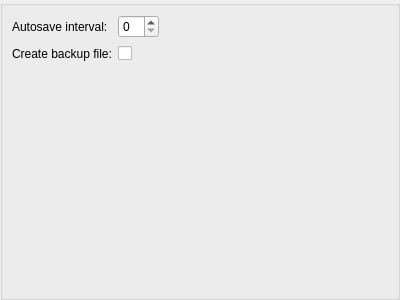
<?xml version="1.0" encoding="UTF-8"?>
<ui version="4.0">
 <class>KoConfigDocumentPage</class>
 <widget class="QWidget" name="KoConfigDocumentPage">
  <property name="geometry">
   <rect>
    <x>0</x>
    <y>0</y>
    <width>400</width>
    <height>300</height>
   </rect>
  </property>
  <property name="windowTitle">
   <string/>
  </property>
  <layout class="QVBoxLayout" name="verticalLayout">
   <property name="leftMargin">
    <number>0</number>
   </property>
   <property name="topMargin">
    <number>0</number>
   </property>
   <property name="rightMargin">
    <number>0</number>
   </property>
   <property name="bottomMargin">
    <number>0</number>
   </property>
   <item>
    <widget class="QGroupBox" name="groupBox">
     <property name="title">
      <string/>
     </property>
     <layout class="QGridLayout" name="gridLayout">
      <item row="1" column="1">
       <widget class="QCheckBox" name="kcfg_CreateBackupFile">
        <property name="text">
         <string/>
        </property>
       </widget>
      </item>
      <item row="0" column="0">
       <widget class="QLabel" name="label">
        <property name="text">
         <string>Autosave interval:</string>
        </property>
       </widget>
      </item>
      <item row="1" column="0">
       <widget class="QLabel" name="label_2">
        <property name="text">
         <string>Create backup file:</string>
        </property>
       </widget>
      </item>
      <item row="0" column="1">
       <widget class="QSpinBox" name="kcfg_AutoSave">
        <property name="specialValueText">
         <string/>
        </property>
        <property name="suffix">
         <string/>
        </property>
        <property name="maximum">
         <number>60</number>
        </property>
       </widget>
      </item>
      <item row="2" column="0">
       <spacer name="verticalSpacer">
        <property name="orientation">
         <enum>Qt::Vertical</enum>
        </property>
        <property name="sizeHint" stdset="0">
         <size>
          <width>20</width>
          <height>40</height>
         </size>
        </property>
       </spacer>
      </item>
      <item row="1" column="2">
       <spacer name="horizontalSpacer">
        <property name="orientation">
         <enum>Qt::Horizontal</enum>
        </property>
        <property name="sizeHint" stdset="0">
         <size>
          <width>40</width>
          <height>20</height>
         </size>
        </property>
       </spacer>
      </item>
     </layout>
    </widget>
   </item>
  </layout>
 </widget>
 <resources/>
 <connections/>
</ui>
